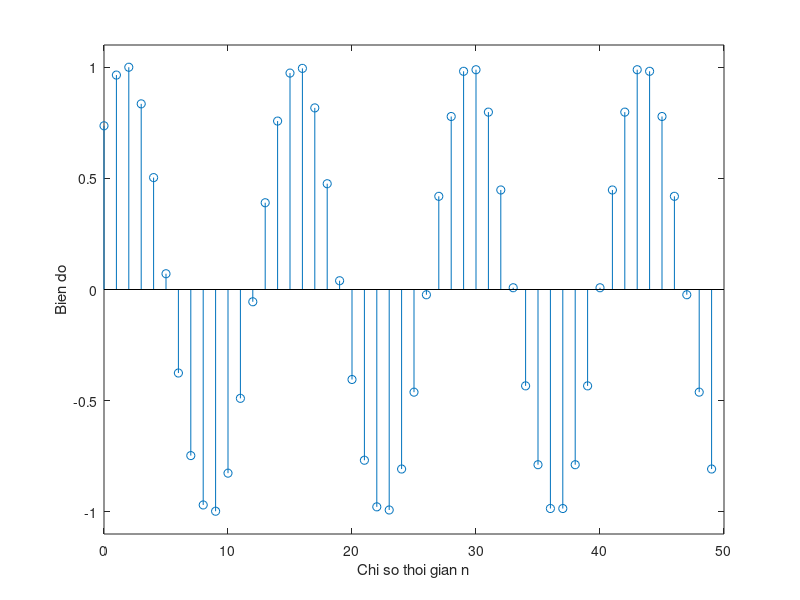

The MATLAB script that drew this image:
s10=0.3; s20=0.5; a=0.9;
y1=zeros(1,50); y2=y1;
for n=1:50;
    y1(n)=a*(s10+s20)-s20; y2(n)=a*(s10+s20)+s10;
    s10=y1(n); s20=y2(n);
end
k=1:1:50;
figure(1);
stem(k-1,y1/abs(y1(7))); axis([0 50 -1.1 1.1]);
xlabel('Chi so thoi gian n'); ylabel('Bien do');
figure(1);
stem(k-1,y2/abs(y2(3))); axis([0 50 -1.1 1.1]);
xlabel('Chi so thoi gian n'); ylabel('Bien do');